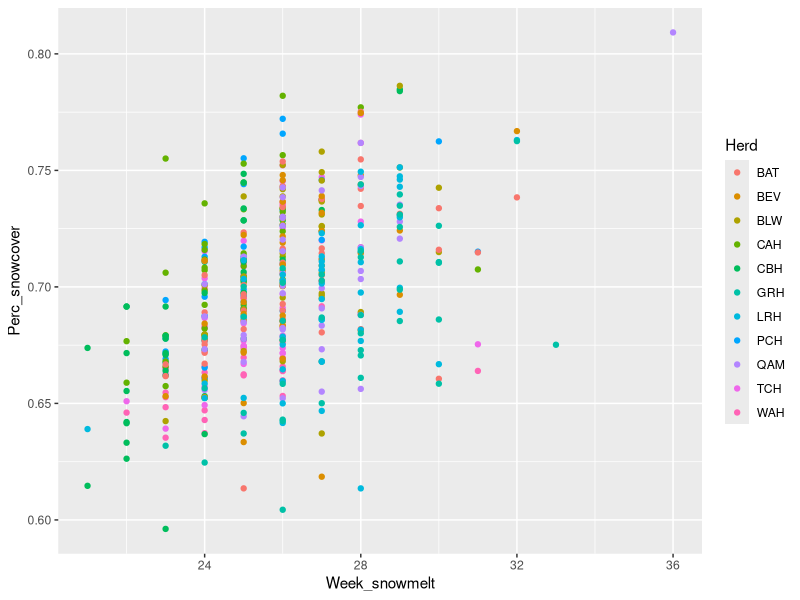
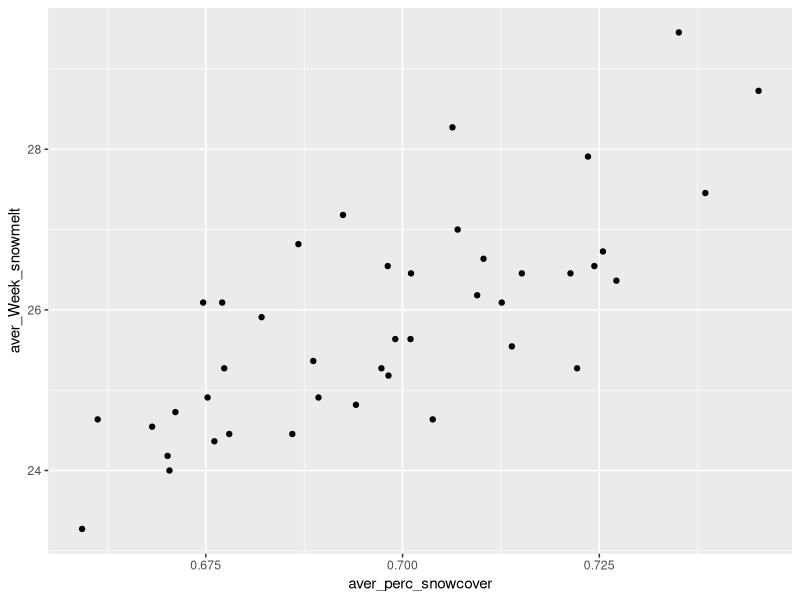
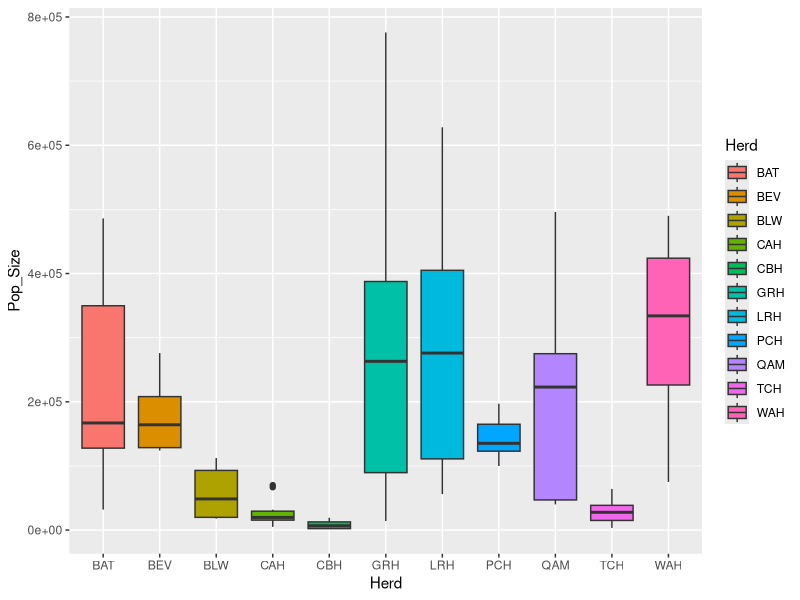
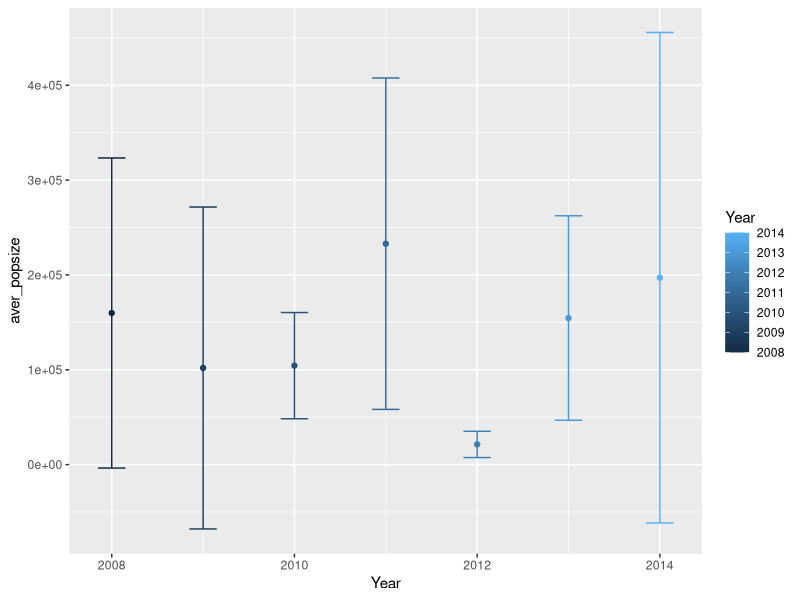

The R script that drew these images, in order:
# Assignment: DSB Lab13
# Author: Yue Liu (graduate)
# Date: 2022-10-12

# set work path and import data sets.
getwd()
setwd("/Users/liuyue/Desktop/DSB_Lecture/lab13")
library(ggplot2) # load packages
library(tidyverse)

# 8.8 Exercise I----------------------------------------

# Question 1: Explore the data set snow and plot the Perc_snowcover versus Week_snowmelt. Choose an appropriate geom.
snow<-read_tsv("snow.csv") # import dataset
head(snow) # check data structure, Perc_snowcover and Week_snowmelt are number variable, chose scatter plot
pl <- ggplot(data = snow)+
      aes(x = Week_snowmelt, y = Perc_snowcover, colour = Herd) +
      geom_point()# make a scatter plot 
pl 


# Question 2: For each year, compute the average Perc_snowcover and average Week_snowmelt and create a scatter plot.
Percsnow_year <- snow %>% group_by(Year) %>% summarise(aver_perc_snowcover = mean(Perc_snowcover))
head(Percsnow_year)
dim(Percsnow_year)
View(Percsnow_year)
Weeksnowmelt_year <- snow %>% group_by(Year) %>% summarise(aver_Week_snowmelt = mean(Week_snowmelt))
head(Weeksnowmelt_year)
dim(Weeksnowmelt_year)
PerSnow_Weekmelt_year <- inner_join(Percsnow_year, Weeksnowmelt_year)
head(PerSnow_Weekmelt_year)
pl_2 <- ggplot(data = PerSnow_Weekmelt_year) +
  aes(x = aver_perc_snowcover, y = aver_Week_snowmelt) +
  geom_point()
pl_2


# Question 3: Produce a box plot of the Pop_Size for each Herd from popsize dataset.
popsize <- read_tsv("pop_size.csv")
head(popsize)
pl_3 <- ggplot(data = popsize) + aes(x = Herd, y = Pop_Size, fill = Herd)+ 
  geom_boxplot()

pl_3


# Question 4: Create a scatter plot showing the average population size (taken across all herds) including standard deviation, for the years 2008 through 2014.
head(popsize)
avePopsize_08_14 <- popsize %>% filter(Year > 2007 & Year < 2015) %>% group_by(Year) %>% summarise(aver_popsize = mean(Pop_Size), SD = sd(Pop_Size))
head(avePopsize_08_14)
dim(avePopsize_08_14)

pl_4 <- ggplot(data = avePopsize_08_14) + 
    aes(x = Year, y = aver_popsize, colour = Year)+ 
    geom_point()+
    geom_errorbar(aes(ymax = aver_popsize + SD, ymin = aver_popsize - SD), width = 0.3)

pl_4
